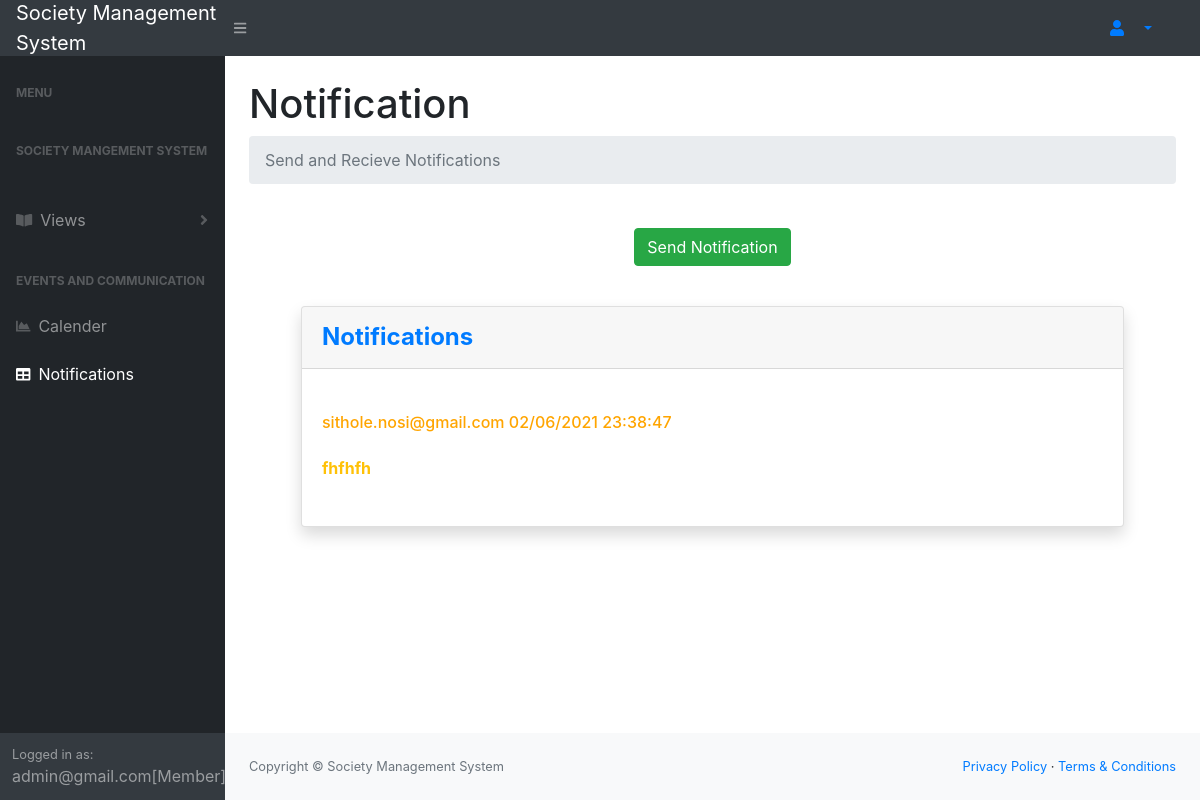
/chats.php (signed in), run on the app's committed database.
### tables this page shows
CREATE TABLE `chat` (
  `id` int(10) NOT NULL,
  `sender` varchar(50) NOT NULL,
  `reciever` varchar(50) NOT NULL,
  `msg` varchar(200) NOT NULL,
  `date` varchar(12) NOT NULL,
  `time` varchar(10) NOT NULL,
  `priority` varchar(10) NOT NULL
);

### chats.php (the view, shortened to what this page needs)
<?php
include("connection.php");
$name = $_SESSION['name'];
?>
<!DOCTYPE html>
<html lang="en">
    <head>
        <link href="css/styles.css" rel="stylesheet" />
        <link href="https://cdn.datatables.net/1.10.20/css/dataTables.bootstrap4.min.css" rel="stylesheet" />
    </head>
    <body class="sb-nav-fixed">
        <nav class="sb-topnav navbar navbar-expand navbar-dark bg-dark">
            <a class="navbar-brand" href="#">Society Management<br/> System</a>
            <button class="btn btn-link btn-sm order-1 order-lg-0" id="sidebarToggle" href="#!"><i class="fas fa-bars"></i></button>
            <li class="nav-item dropdown no-arrow-none d-md-inline-block  ml-auto mr-0 mr-md-3 my-2 my-md-0">
              <a class="nav-link dropdown-toggle" href="#" id="userDropdown" role="button" data-toggle="dropdown" aria-haspopup="true" aria-expanded="false">
              <i class="fas fa-user fa-fw green-text"></i>
              </a>
            </li>
        </nav>
        <div id="layoutSidenav">
        <div id="layoutSidenav_nav">
                <nav class="sb-sidenav accordion sb-sidenav-dark" id="sidenavAccordion">
                    <div class="sb-sidenav-menu">
                        <div class="nav">
                            <div class="sb-sidenav-menu-heading">Menu</div>
                            <div class="sb-sidenav-menu-heading">Society Mangement System</div>
                             <a class="nav-link collapsed" href="#" data-toggle="collapse" data-target="#collapseLayouts" aria-expanded="false" aria-controls="collapseLayouts">
                            <a class="nav-link collapsed" href="#" data-toggle="collapse" data-target="#collapsePages" aria-expanded="false" aria-controls="collapsePages">
                                <div class="sb-nav-link-icon"><i class="fas fa-book-open"></i></div>
                                Views
                                <div class="sb-sidenav-collapse-arrow"><i class="fas fa-angle-down"></i></div>
                            </a>
                            <div class="sb-sidenav-menu-heading">Events and Communication</div>
                            <a class="nav-link" href="calender.php">
                                <div class="sb-nav-link-icon"><i class="fas fa-chart-area"></i></div>
                                Calender
                            </a>
                            <a class="nav-link" href="chats.php">
                                <div class="sb-nav-link-icon"><i class="fas fa-table"></i></div>
                                Notifications
                            </a>
                        </div>
                    </div>
                    <div class="sb-sidenav-footer">
                        <div class="small">Logged in as:</div>
                        <?php echo $name."[Member]"; ?>
                    </div>
                </nav>
            </div>
            <div id="layoutSidenav_content">
                <main>
                    <div class="container-fluid">
                        <h1 class="mt-4">Notification</h1>
                        <ol class="breadcrumb mb-4">
                            <li class="breadcrumb-item active">Send and Recieve Notifications</li>
                        </ol>
                        <div class="card-body">
                                        <div class="text-center">
                                                   <td>  <a href="" class="btn btn-success btn-rounded mb-4" data-toggle="modal" data-target="#modalLoginForm2">Send Notification</a></td>
                                                </div>
              <div class="modal-body mx-3">
              <form  method="post"  action="chats.php">
<div class="card shadow mb-4">
  <?php
     $query = "select * from chat WHERE reciever = '$name'";
      $results = mysqli_query($con,$query);
     if(mysqli_num_rows($results) > 0  )
     {
      while($row = mysqli_fetch_array($results))
      {
        $sender = $row['sender'];
        $msg = $row['msg'];
        $date = $row['date'];
        $time = $row['time'];
        $priority = $row['priority'];
        if($priority == "High")
        {
            $color= "danger";
        }
        else
        {
            $color= "warning";
        }
  ?>
  <div class="card-header py-3 d-flex flex-row align-items-center justify-content-between">
    <h4 class="m-0 font-weight-bold text-primary">Notifications</h4><br>
  </div>
  <div class="card-body">
     <br>
     <h6 style="color:orange;"> <?php echo $sender."        ".$date."    ".$time;?><h6>
     <br>
     <p class="m-0 font-weight-bold text-<?php  echo $color;?>" style="<?php echo $color; ?>"><?php echo $msg; ?></p><br>
  </div>
  <?php
   }
}
else{
?>
    <div class="card-header py-3 d-flex flex-row align-items-center justify-content-between">
    <h4 class="m-0 font-weight-bold text-primary">Notifications</h4><br>
    <p class="m-0 font-weight-bold text-primary"> No massages recieved </p><br>
<?php
}
?>
</div>
                    </div>
                </main>
                <footer class="py-4 bg-light mt-auto">
                    <div class="container-fluid">
                        <div class="d-flex align-items-center justify-content-between small">
                           <div class="text-muted">Copyright &copy; Society Management System</div>
                            <div>
                                <a href="#">Privacy Policy</a>
                                &middot;
                                <a href="#">Terms &amp; Conditions</a>
                            </div>
                        </div>
                    </div>
                </footer>
            </div>
        </div>
    </body>
</html>

### data on the page
chat: sender "sithole.nosi@gmail.com", date "02/06/2021", time "23:38:47", msg "fhfhfh"

### other printed values
$name "admin@gmail.com"
